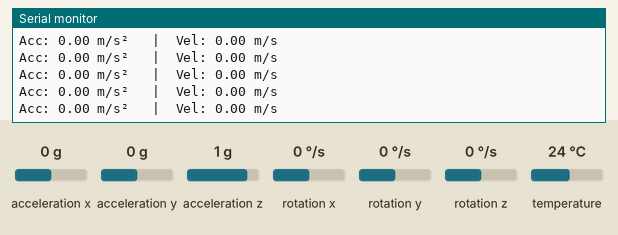
Simulated run of this sketch. Board: ESP32-C3. Parts: the last lines printed to the serial monitor. The test bench sets the inputs (shaded band); at power-on: acceleration x 0 g, acceleration y 0 g, acceleration z 1 g, rotation x 0 °/s, rotation y 0 °/s, rotation z 0 °/s, temperature 24 °C. WiFi joins after 1.5 s; servers stay silent unless stated.

Above: at 9.1 s.
9.2 s: acceleration x set to -1.4 g
At 10.0 s:
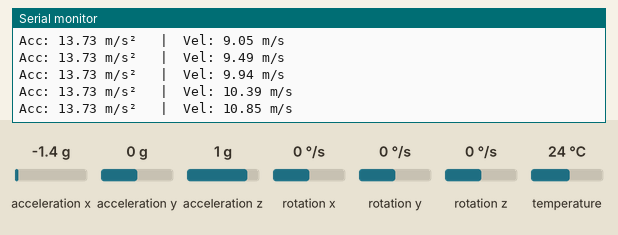
10.7 s: acceleration y set to -1.4 g
At 11.4 s:
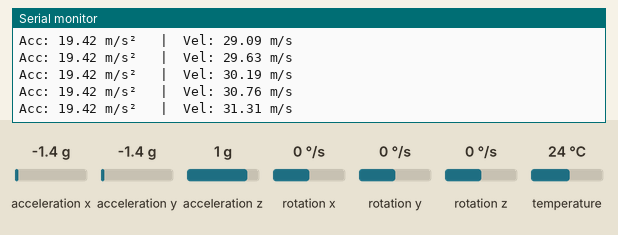
12.2 s: acceleration z set to -1.4 g
At 12.7 s:
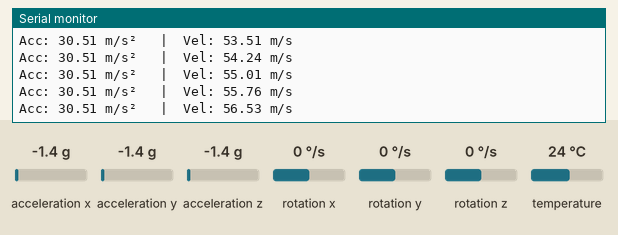
Timing chart, 0 to 15.2 s (numbered marks = the images above; inputs shaded):
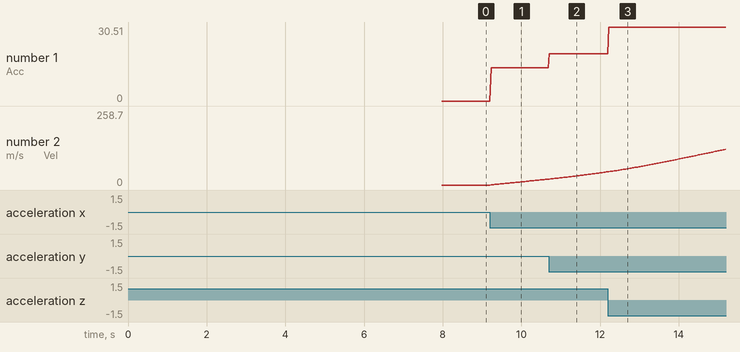

Measured:
- after the input at 9.2 s, the serial monitor: prints a new line at once (image 1)
- plotted number 1: 0 → 13.73 after the input at 9.2 s
- plotted number 2: 0 → 20.35 after the input at 9.2 s

The sketch:

RHVA.ino
```cpp
/*
 * Racket Head Velocity Analyser
 * Board: ESP32-C3 Super Mini
 * Sensor: MPU6050 (I2C: SDA=8, SCL=9)
 * Display: Serial Monitor + Blynk App
 */
#define BLYNK_TEMPLATE_ID "TMPL3dcvDUZZY"
#define BLYNK_TEMPLATE_NAME "Racket Head Velocity Analyzer"
#define BLYNK_AUTH_TOKEN "G4B4rJ7mJC5Ej4F3H4KGNYjr0ZgLCgQY"

// Comment this out if you use local Blynk server
#define BLYNK_FIRMWARE_VERSION "1.0.0"

#define BLYNK_PRINT Serial    // Comment this out to disable prints and save space

#include <WiFi.h>
#include <WiFiClient.h>
#include <BlynkSimpleEsp32.h>     // ← New Blynk library for ESP32 (2024+)

#include <Adafruit_MPU6050.h>
#include <Adafruit_Sensor.h>
#include <Wire.h>
// ──────────────────────────────────────────────
// PIN DEFINITIONS for ESP32-C3 Super Mini
// ──────────────────────────────────────────────
#define I2C_SDA  8
#define I2C_SCL  9

// ──────────────────────────────────────────────
// WiFi Credentials
// ──────────────────────────────────────────────
char ssid[] = "Shlok's M12";
char pass[] = "ghva2778";

// ──────────────────────────────────────────────
// Global objects & variables
// ──────────────────────────────────────────────
Adafruit_MPU6050 mpu;

float velocityX = 0, velocityY = 0, velocityZ = 0;
float velocityTotal = 0;
unsigned long lastTime = 0;

float offsetX = 0, offsetY = 0, offsetZ = 0;
const float NOISE_THRESHOLD = 0.4;     // m/s² - tune this
const float DECAY_FACTOR = 0.96;       // helps reset velocity when still

// ──────────────────────────────────────────────
// SETUP
// ──────────────────────────────────────────────
void setup()
{
  Serial.begin(115200);
  delay(100);
  Serial.println("\nRacket Head Velocity Analyser starting...");

  // Initialize I2C with custom pins
  Wire.begin(I2C_SDA, I2C_SCL);

  // Try to find and initialize MPU6050
  if (!mpu.begin(0x68)) {   // 0x68 = default address
    Serial.println("Failed to find MPU6050 chip");
    while (1) delay(10);
  }

  Serial.println("MPU6050 Found!");

  // Configure for racket swings (high acceleration)
  mpu.setAccelerometerRange(MPU6050_RANGE_16_G);
  mpu.setGyroRange(MPU6050_RANGE_2000_DEG);
  mpu.setFilterBandwidth(MPU6050_BAND_21_HZ);

  Serial.println("Keep device completely still for calibration (5 seconds)...");
  delay(1000);
  calibrateSensor();
  Serial.println("Calibration finished.");

  // Connect to Blynk
  Blynk.begin(BLYNK_AUTH_TOKEN, ssid, pass);
  // If connection fails it will keep trying automatically

  lastTime = millis();
}

// ──────────────────────────────────────────────
// Simple calibration - average 100 samples when still
// ──────────────────────────────────────────────
void calibrateSensor()
{
  float sumX = 0, sumY = 0, sumZ = 0;
  const int samples = 120;

  for(int i = 0; i < samples; i++) {
    sensors_event_t a, g, temp;
    mpu.getEvent(&a, &g, &temp);
    sumX += a.acceleration.x;
    sumY += a.acceleration.y;
    sumZ += a.acceleration.z;
    delay(40);
  }

  offsetX = sumX / samples;
  offsetY = sumY / samples;
  offsetZ = sumZ / samples;

  Serial.printf("Offsets → X:%.2f  Y:%.2f  Z:%.2f\n", offsetX, offsetY, offsetZ);
}

// ──────────────────────────────────────────────
// MAIN LOOP
// ──────────────────────────────────────────────
void loop()
{
  Blynk.run();   // MUST be called frequently

  sensors_event_t a, g, temp;
  mpu.getEvent(&a, &g, &temp);

  unsigned long now = millis();
  float dt = (now - lastTime) / 1000.0;
  lastTime = now;

  // Remove gravity + offset
  float ax = a.acceleration.x - offsetX;
  float ay = a.acceleration.y - offsetY;
  float az = a.acceleration.z - offsetZ;

  // Only integrate significant acceleration (reduces drift)
  if (abs(ax) > NOISE_THRESHOLD) velocityX += ax * dt;
  if (abs(ay) > NOISE_THRESHOLD) velocityY += ay * dt;
  if (abs(az) > NOISE_THRESHOLD) velocityZ += az * dt;

  // Decay velocity when almost no acceleration detected
  if (abs(ax) < NOISE_THRESHOLD && abs(ay) < NOISE_THRESHOLD && abs(az) < NOISE_THRESHOLD) {
    velocityX *= DECAY_FACTOR;
    velocityY *= DECAY_FACTOR;
    velocityZ *= DECAY_FACTOR;
  }

  velocityTotal = sqrt(velocityX*velocityX + velocityY*velocityY + velocityZ*velocityZ);

  // ─── Serial output ───────────────────────────────
  Serial.print("Acc: ");
  Serial.print(sqrt(ax*ax + ay*ay + az*az), 2);
  Serial.print(" m/s²   |  Vel: ");
  Serial.print(velocityTotal, 2);
  Serial.println(" m/s");

  // ─── Send to Blynk (every ~200ms is usually fine) ─────
  static unsigned long lastSend = 0;
  if (millis() - lastSend > 220) {
    Blynk.virtualWrite(V0, velocityTotal);        // Main velocity
    Blynk.virtualWrite(V1, sqrt(ax*ax + ay*ay + az*az)); // Acc magnitude
    Blynk.virtualWrite(V2, ax);
    Blynk.virtualWrite(V3, ay);
    Blynk.virtualWrite(V4, az);
    lastSend = millis();
  }

  delay(30);   // ~30-35 Hz loop rate
}
```
